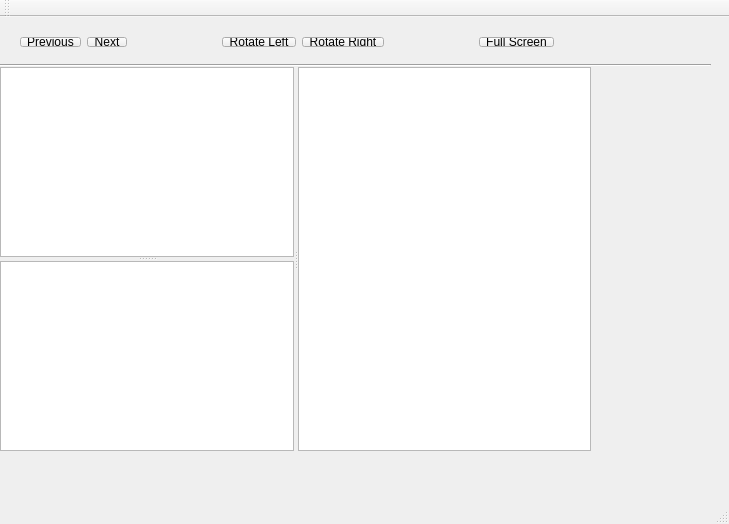
<?xml version="1.0" encoding="UTF-8"?>
<ui version="4.0">
 <class>ltv</class>
 <widget class="QMainWindow" name="ltv">
  <property name="geometry">
   <rect>
    <x>0</x>
    <y>0</y>
    <width>729</width>
    <height>524</height>
   </rect>
  </property>
  <property name="windowTitle">
   <string>liv</string>
  </property>
  <widget class="QWidget" name="centralWidget">
   <widget class="Line" name="line">
    <property name="geometry">
     <rect>
      <x>0</x>
      <y>40</y>
      <width>711</width>
      <height>16</height>
     </rect>
    </property>
    <property name="orientation">
     <enum>Qt::Horizontal</enum>
    </property>
   </widget>
   <widget class="QWidget" name="layoutWidget">
    <property name="geometry">
     <rect>
      <x>9</x>
      <y>9</y>
      <width>556</width>
      <height>32</height>
     </rect>
    </property>
    <layout class="QHBoxLayout" name="horizontalLayout">
     <item>
      <widget class="QToolButton" name="toolButton_Previous">
       <property name="text">
        <string>Previous</string>
       </property>
      </widget>
     </item>
     <item>
      <widget class="QToolButton" name="toolButton_Next">
       <property name="text">
        <string>Next</string>
       </property>
      </widget>
     </item>
     <item>
      <spacer name="horizontalSpacer">
       <property name="orientation">
        <enum>Qt::Horizontal</enum>
       </property>
       <property name="sizeHint" stdset="0">
        <size>
         <width>40</width>
         <height>20</height>
        </size>
       </property>
      </spacer>
     </item>
     <item>
      <widget class="QToolButton" name="toolButton_RLeft">
       <property name="text">
        <string>Rotate Left</string>
       </property>
      </widget>
     </item>
     <item>
      <widget class="QToolButton" name="toolButton_RRight">
       <property name="text">
        <string>Rotate Right</string>
       </property>
      </widget>
     </item>
     <item>
      <spacer name="horizontalSpacer_2">
       <property name="orientation">
        <enum>Qt::Horizontal</enum>
       </property>
       <property name="sizeHint" stdset="0">
        <size>
         <width>40</width>
         <height>20</height>
        </size>
       </property>
      </spacer>
     </item>
     <item>
      <widget class="QToolButton" name="toolButton_FullScreen">
       <property name="text">
        <string>Full Screen</string>
       </property>
      </widget>
     </item>
    </layout>
   </widget>
   <widget class="QSplitter" name="splitter_2">
    <property name="geometry">
     <rect>
      <x>0</x>
      <y>50</y>
      <width>591</width>
      <height>384</height>
     </rect>
    </property>
    <property name="orientation">
     <enum>Qt::Horizontal</enum>
    </property>
    <widget class="QSplitter" name="splitter">
     <property name="orientation">
      <enum>Qt::Vertical</enum>
     </property>
     <widget class="QTreeView" name="dirview"/>
     <widget class="QTreeView" name="fileview"/>
    </widget>
    <widget class="QTextBrowser" name="textBrowserWindow"/>
   </widget>
  </widget>
  <widget class="QMenuBar" name="menuBar">
   <property name="geometry">
    <rect>
     <x>0</x>
     <y>0</y>
     <width>729</width>
     <height>28</height>
    </rect>
   </property>
  </widget>
  <widget class="QToolBar" name="mainToolBar">
   <attribute name="toolBarArea">
    <enum>TopToolBarArea</enum>
   </attribute>
   <attribute name="toolBarBreak">
    <bool>false</bool>
   </attribute>
  </widget>
  <widget class="QStatusBar" name="statusBar"/>
 </widget>
 <layoutdefault spacing="6" margin="11"/>
 <resources/>
 <connections/>
</ui>
